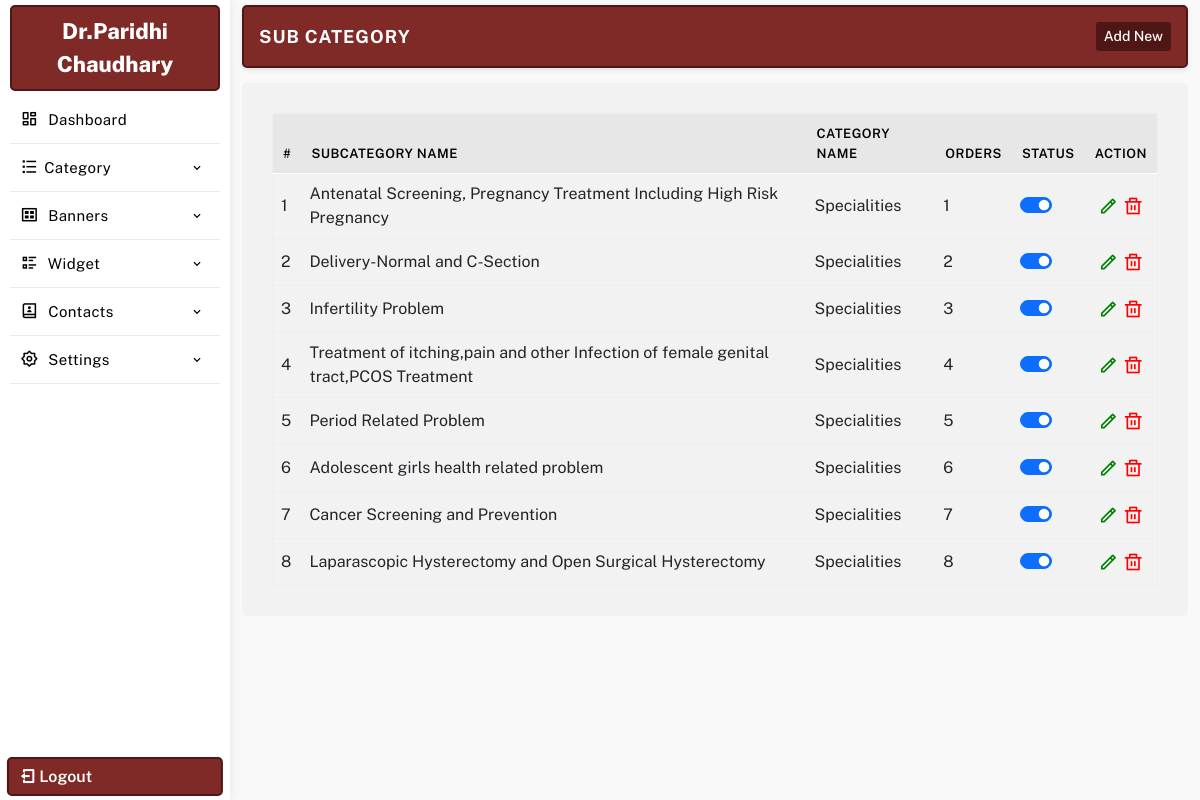
Before: /manager/sub-category.php (signed in) with the older database file.
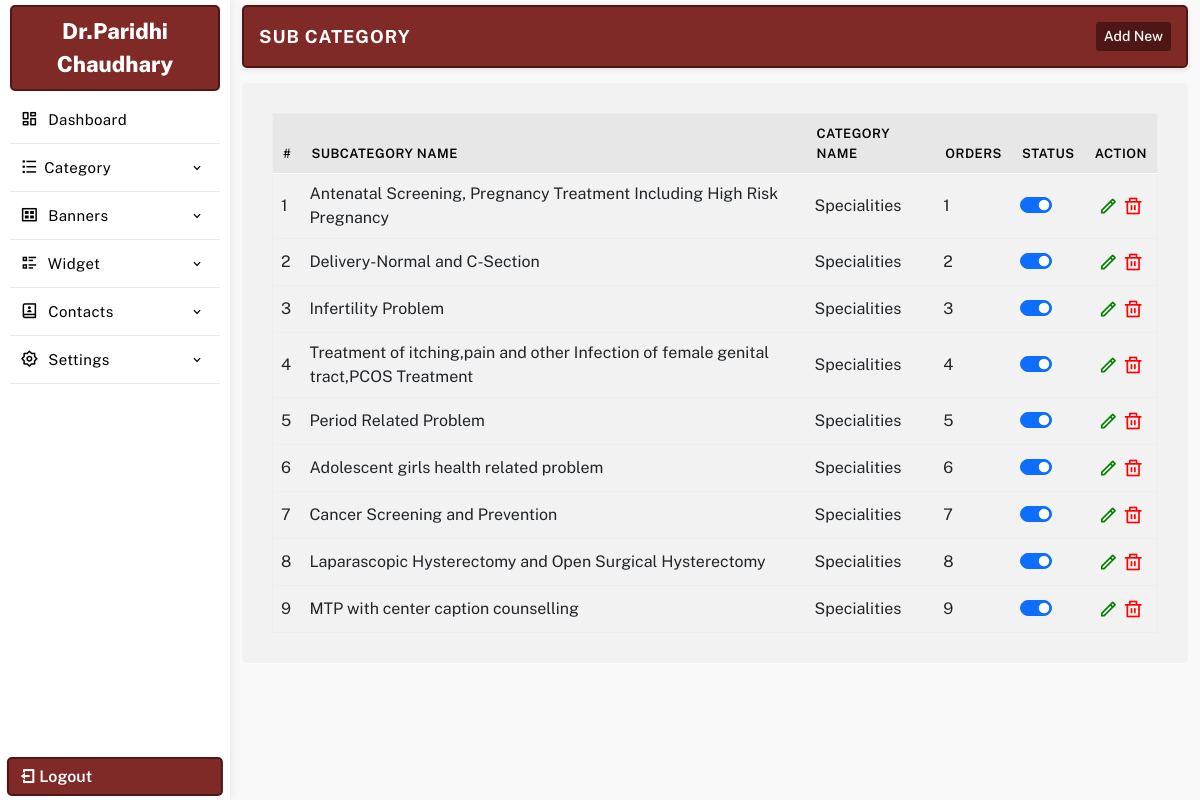
After: the same page with the newer database file.
### tables this page shows
CREATE TABLE `sub_cat` (
  `id` int(11) NOT NULL,
  `cat_id` varchar(255) NOT NULL,
  `sc_name` varchar(255) NOT NULL,
  `sc_url` varchar(255) NOT NULL,
  `sc_desc` longtext NOT NULL,
  `sdesc` text NOT NULL,
  `features` text NOT NULL,
  `featured_img` varchar(255) NOT NULL,
  `featured_img1` varchar(255) NOT NULL,
  `icon_img` varchar(255) NOT NULL DEFAULT '',
  `meta_title` varchar(255) NOT NULL,
  `meta_keywords` varchar(255) NOT NULL,
  `meta_desc` text NOT NULL,
  `status` int(11) NOT NULL,
  `order` int(11) NOT NULL
);

CREATE TABLE `category` (
  `id` int(11) NOT NULL,
  `c_name` varchar(255) NOT NULL,
  `c_type` varchar(255) NOT NULL,
  `c_url` varchar(255) NOT NULL,
  `c_desc` text NOT NULL,
  `sdesc` text NOT NULL,
  `featured_img` varchar(255) NOT NULL,
  `meta_title` varchar(255) NOT NULL,
  `meta_keywords` varchar(255) NOT NULL,
  `meta_desc` text NOT NULL,
  `card_heading` text DEFAULT NULL,
  `card_data` longtext DEFAULT NULL,
  `section_heading` text DEFAULT NULL,
  `iframe` text DEFAULT NULL,
  `status` int(11) NOT NULL DEFAULT 1,
  `order` int(11) NOT NULL
);

### manager/sub-category.php (the view, shortened to what this page needs)
<?php require_once 'database/db.php';
	include 'include/header.php';
	include 'include/sidebar.php';
 ?>
<section class="main-dashboard">
<div class="container-fluid">
<div class="row">
<div class="col-md-12 ">
	<div class="page-title">
		<div class="title">
			<h3>Sub Category</h3>
		</div>
		<div class="createbtn">
			<a href="createsub-category.php"> Add New</a>
		</div>
	</div>
</div>
<div class="col-md-12">
	<div class="page-content">
		<table class="table table-hover" id="myTable">
			<thead>
				<tr>
					<th>#</th>
					<th>Subcategory Name</th>
					<th>Category Name</th>
					<th>Orders</th>
					 <th>Status</th>
					<th class="">Action</th>
				</tr>
			</thead>
			<tbody>
			<?php $sqlsubcat  = mysqli_query($con, "SELECT * FROM sub_cat ORDER BY cat_id ASC, `order`");
			if(mysqli_num_rows($sqlsubcat)){
			$serial = 1;
			while($rwsubcat = mysqli_fetch_assoc($sqlsubcat)){
			$scid = $rwsubcat['id'];
			$catid = $rwsubcat['cat_id'];
			$sqlcat = mysqli_query($con, "SELECT * FROM category WHERE id = '$catid' ORDER BY `order` ASC");
			$rwcat = mysqli_fetch_array($sqlcat);
			?>
				<tr id='remove<?php echo $scid; ?>'>
					<td><?php echo $serial; ?></td>
					<td><?php echo $rwsubcat['sc_name']; ?></td>
					<td><?=$rwcat['c_name'];?></td>
					<td><?php echo $rwsubcat['order']; ?></td>
					<td>
						<div class="form-check form-switch">
							<?php $checked = $rwsubcat['status']==1 ? "checked" : ""; ?>
						  <input class="form-check-input" type="checkbox" data-table="sub_cat" ide="<?=$scid;?>" <?=$checked;?>>
						</div>
					</td>
					<td class="text-center">
						<a href="updatesub-category.php?id=<?=$scid; ?>" class="editbtn ri-pencil-line" ></a>
						<a href="javascript:"  ide="<?=$scid; ?>" class='delbtn ri-delete-bin-line' ></a>
					</td>
				</tr>
				<?php $serial++; }} ?>
			</tbody>
		</table>
	</div>
</div>
</div>
</div>
</section>
<?php
	include "include/footer.php";
?>

Changed rows visible on the page:
added sub_cat: sc_name "MTP with center caption counselling", category.c_name "Specialities", order "9"
